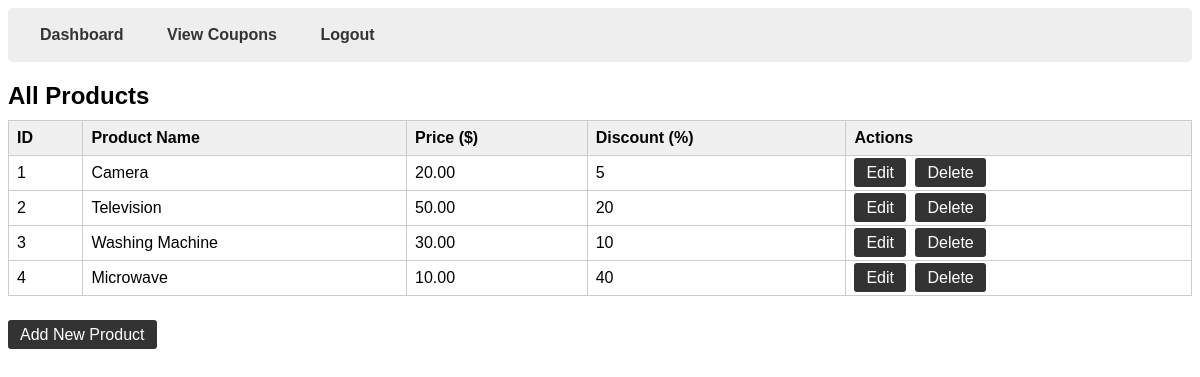
Page /admin_dashboard.php (signed in) on the committed database.
### tables this page shows
CREATE TABLE `products` (
  `id` int(11) NOT NULL,
  `name` varchar(100) NOT NULL,
  `price` decimal(10,2) NOT NULL,
  `discount` varchar(50) NOT NULL
);

### admin_dashboard.php (the view, shortened to what this page needs)
<?php
include('db.php');
$product = mysqli_query($conn, "SELECT * FROM products");
?>
<!DOCTYPE html>
<html>
<head>
</head>
<body>
    <div class="topnav">
        <a href="admin_dashboard.php">Dashboard</a>
        <a href="view_coupons.php">View Coupons</a>
        <a href="logout.php">Logout</a>
    </div>
    <h2>All Products</h2>
    <table>
        <thead>
            <tr>
                <th>ID</th>
                <th>Product Name</th>
                <th>Price ($)</th>
                <th>Discount (%)</th>
                <th>Actions</th>
            </tr>
        </thead>
        <tbody>
            <?php while ($result = mysqli_fetch_assoc($product)): ?>
            <tr>
                <td><?= htmlspecialchars($result['id']) ?></td>
                <td><?= htmlspecialchars($result['name']) ?></td>
                <td><?= htmlspecialchars($result['price']) ?></td>
                <td><?= htmlspecialchars($result['discount']) ?></td>
                <td>
                    <a href="edit_product.php?id=<?= $result['id'] ?>" class="button">Edit</a>
                    <a href="delete_product.php?id=<?= $result['id'] ?>" class="button"
                       onclick="return confirm('Are you sure you want to delete this product?');">
                       Delete
                    </a>
                </td>
            </tr>
            <?php endwhile; ?>
        </tbody>
    </table>
    <a href="add_product.php" class="button">Add New Product</a>
</body>
</html>

### admin_dashboard.php (style rules this page uses)
body { font-family: sans-serif; }
h2 { margin-bottom: 10px; }
table { border-collapse: collapse; width: 100%; margin-bottom: 30px; }
th, td { border: 1px solid #ccc; padding: 8px; text-align: left; }
th { background-color: #f0f0f0; }
a.button { background-color: #333; color: white; padding: 6px 12px; text-decoration: none; border-radius: 3px; margin-right: 5px; }
.topnav { background-color: #eee; padding: 10px 20px; margin-bottom: 20px; border-radius: 5px; }
.topnav a { margin-right: 15px; text-decoration: none; color: #333; font-weight: bold; padding: 8px 12px; border-radius: 4px; display: inline-block; transition: background-color 0.3s, color 0.3s; }

### rows in the picture
products: id "1", name "Camera", price "20.00", discount "5"
products: id "2", name "Television", price "50.00", discount "20"
products: id "3", name "Washing Machine", price "30.00", discount "10"
products: id "4", name "Microwave", price "10.00", discount "40"
